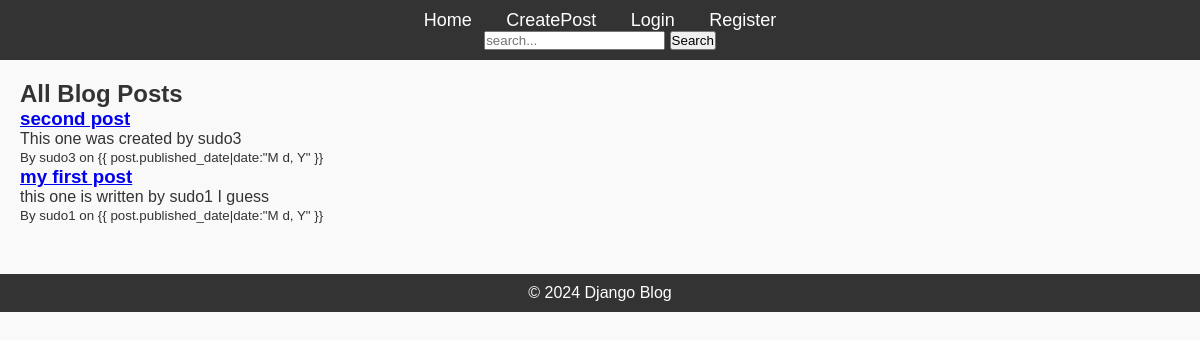
The app's page /, older data.
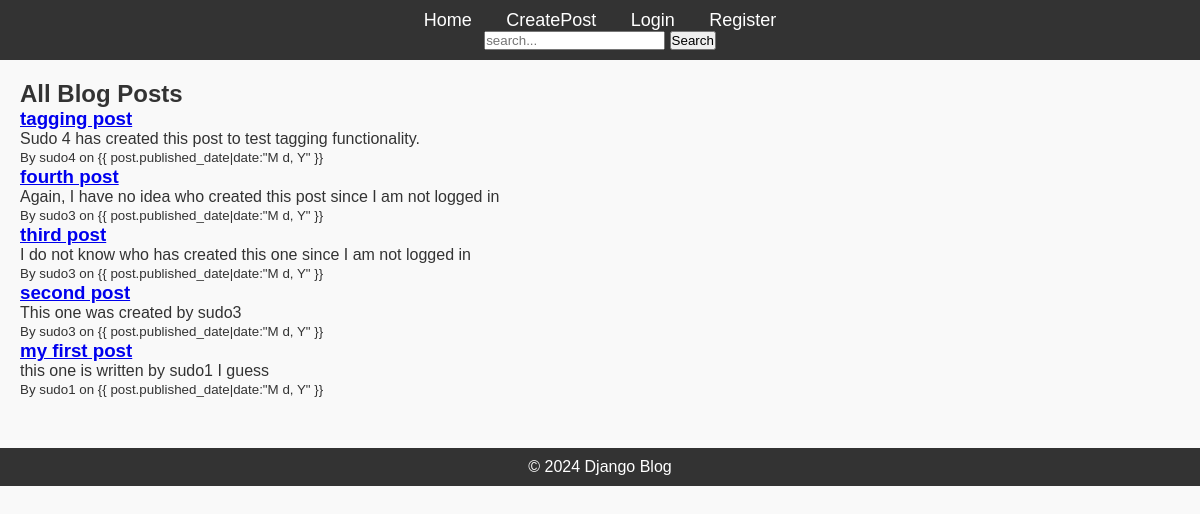
The same page, newer data.
### blog/models.py (models this page shows, shortened)
class Post(models.Model):
    title = models.CharField(max_length=200)
    content = models.TextField()
    published_date = models.DateTimeField(auto_now_add=True)
    author = models.ForeignKey(User, on_delete=models.CASCADE)
    tags = TaggableManager()  # replaces custom Tag model.

### blog/views.py (the view)
# urls.py: path('', views.PostListView.as_view(), name='post-list'),
class PostListView(ListView):
    model = Post
    template_name = 'blog/post_list.html'
    context_object_name = 'posts'
    ordering = ['-published_date']

### blog/templates/blog/post_list.html
{% extends 'blog/base.html' %} {% block content %}
<h2>All Blog Posts</h2>
{% for post in posts %}
<div class="post">
  <h3><a href="{% url 'post-detail' post.pk %}">{{ post.title }}</a></h3>
  <p>{{ post.content|truncatechars:150 }}</p>
  <small
    >By {{ post.author.username }} on {{ post.published_date|date:"M d, Y"
    }}</small
  >
</div>
{% empty %}
<p>No posts yet. <a href="{% url 'post-create' %}">Create one!</a></p>
{% endfor %} {% endblock %}

### blog/templates/blog/base.html (shortened to what this page needs)
{% load static %}
<!DOCTYPE html>
<html lang="en">
  <head>
    <link rel="stylesheet" href="{% static 'css/styles.css' %}" />
  </head>
  <body>
    <header>
      <nav>
        <ul>
          <li><a href="{% url 'home' %}">Home</a></li>
          <li><a href="{% url 'post-create' %}">CreatePost</a></li>
          <li><a href="{% url 'login' %}">Login</a></li>
          <li><a href="{% url 'register' %}">Register</a></li>
        </ul>
        <form method="get" action="{% url 'search-posts' %}" class="d-flex">
          <input
            class="form-control me-2"
            type="search"
            name="q"
            placeholder="search..."
          />
          <button class="btn btn-outline-success" type="submit">Search</button>
        </form>
      </nav>
    </header>
    <div class="content">
      {% block content %}{% endblock %}
    </div>
    <footer>
      <p>&copy; 2024 Django Blog</p>
    </footer>
  </body>
</html>

### blog/static/css/styles.css (style rules this page uses)
* { margin: 0; padding: 0; box-sizing: border-box; }
body { font-family: Arial, sans-serif; background-color: #f9f9f9; color: #333; }
header { background-color: #333; padding: 10px; text-align: center; }
header nav ul { list-style-type: none; }
header nav ul li { display: inline; margin: 0 15px; }
header nav ul li a { color: white; text-decoration: none; font-size: 18px; }
.content { margin: 20px; }
footer { text-align: center; margin-top: 50px; padding: 10px; background-color: #333; color: white; }

Row changes from the older to the newer data that the page shows:
added Post: title "tagging post", content "Sudo 4 has created this post to test tagging functionality.", author.username "sudo4"
added Post: title "fourth post", content "Again, I have no idea who created this post since I am not logged in", author.username "sudo3"
added Post: title "third post", content "I do not know who has created this one since I am not logged in", author.username "sudo3"
